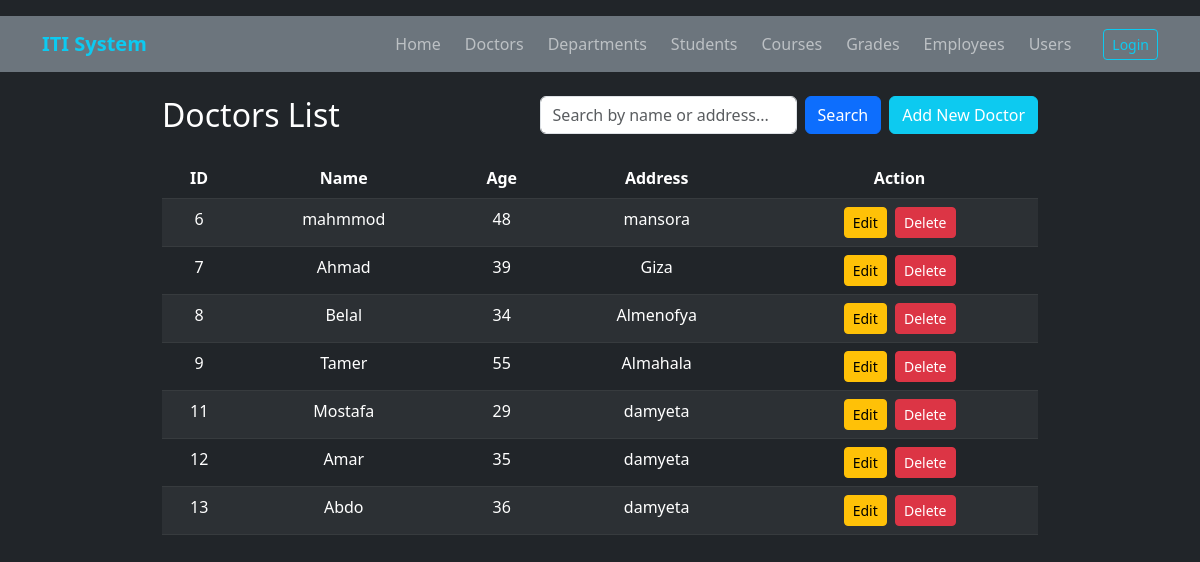
Screenshot of /doctors/list.php with the database file from the repository.
### tables this page shows
CREATE TABLE `doctors` (
  `id` int(11) NOT NULL,
  `name` varchar(255) NOT NULL,
  `email` varchar(255) DEFAULT NULL,
  `phone` varchar(50) DEFAULT NULL,
  `age` int(11) DEFAULT NULL,
  `address` varchar(255) DEFAULT NULL,
  `department_id` int(11) DEFAULT NULL
);

### doctors/list.php (the view, shortened to what this page needs)
<?php
include '../config/db.php';
$search = isset($_GET['search']) ? trim($_GET['search']) : '';
if (!empty($search)) {
    $stmt = $conn->prepare("SELECT * FROM doctors WHERE name LIKE ? OR address LIKE ?");
    $searchTerm = "%" . $search . "%";
    $stmt->bind_param("ss", $searchTerm, $searchTerm);
    $stmt->execute();
    $res = $stmt->get_result();
} else {
    $res = mysqli_query($conn, "SELECT * FROM doctors");
}
$doctors = mysqli_fetch_all($res, MYSQLI_ASSOC);
?>
<!DOCTYPE html>
<html>
<head>
    <link rel="stylesheet" href="https://cdn.jsdelivr.net/npm/bootstrap@5.3.0/dist/css/bootstrap.min.css">
</head>
<body class="bg-dark text-white pt-3">
<?php include '../shared/nav.php'; ?>
<div class="container" style="max-width: 900px;">
    <div class="d-flex justify-content-between align-items-center mb-4">
    <h2 class="m-0">Doctors List</h2>
    <div class="d-flex align-items-center gap-2">
        <form action="list.php" method="GET" class="d-flex gap-2 m-0">
            <input type="text" name="search" class="form-control" placeholder="Search by name or address..." value="<?php echo isset($_GET['search']) ? $_GET['search'] : ''; ?>">
            <button type="submit" class="btn btn-primary">Search</button>
        </form>
        <a href="add.php" class="btn btn-info text-white text-nowrap">Add New Doctor</a>
    </div>
</div>
    <table class="table table-dark table-striped text-center">
        <thead><tr><th>ID</th><th>Name</th><th>Age</th><th>Address</th><th>Action</th></tr></thead>
        <tbody>
            <?php foreach ($doctors as $doc): ?>
            <tr>
                <td><?= $doc['id'] ?></td>
                <td><?= htmlspecialchars($doc['name']) ?></td>
                <td><?= $doc['age'] ?></td>
                <td><?= htmlspecialchars($doc['address']) ?></td>
                <td>
                <a href="edit.php?edit=<?= $doc['id'] ?>" class="btn btn-warning btn-sm me-1">Edit</a>
                <a href="list.php?delete=<?= $doc['id'] ?>" class="btn btn-danger btn-sm" onclick="return confirm('Delete?')">Delete</a>
            </td>
            </tr>
            <?php endforeach; ?>
        </tbody>
    </table>
</div>
</body>
</html>

### shared/nav.php (shortened to what this page needs)
<nav class="navbar navbar-expand-lg navbar-dark bg-secondary mb-4">
    <div class="container">
        <a class="navbar-brand fw-bold text-info" href="/iti_system/home/index.php">ITI System</a>
        <div class="collapse navbar-collapse" id="navbarNav">
            <ul class="navbar-nav ms-auto align-items-center gap-2">
                <li class="nav-item"><a class="nav-link" href="/iti_system/home/index.php">Home</a></li>
                <li class="nav-item"><a class="nav-link" href="/iti_system/doctors/list.php">Doctors</a></li>
                <li class="nav-item"><a class="nav-link" href="/iti_system/departments/list.php">Departments</a></li>
                <li class="nav-item"><a class="nav-link" href="/iti_system/students/list.php">Students</a></li>
                <li class="nav-item"><a class="nav-link" href="/iti_system/courses/list.php">Courses</a></li>
                <li class="nav-item"><a class="nav-link" href="/iti_system/student_courses/list.php">Grades</a></li>
                <li class="nav-item"><a class="nav-link" href="/iti_system/employees/list.php">Employees</a></li>
                <li class="nav-item"><a class="nav-link" href="/iti_system/users/list.php">Users</a></li>
                <?php if (isset($_SESSION['user_id'])): ?>
                    <li class="nav-item ms-lg-3">
                        <a href="/iti_system/logout.php" class="btn btn-outline-danger btn-sm">Logout</a>
                    </li>
                <?php else: ?>
                    <li class="nav-item ms-lg-3">
                        <a href="/iti_system/login.php" class="btn btn-outline-info btn-sm">Login</a>
                    </li>
                <?php endif; ?>
            </ul>
        </div>
    </div>
</nav>

### rows the page displays
doctors: id "6", name "mahmmod", age "48", address "mansora"
doctors: id "7", name "Ahmad", age "39", address "Giza"
doctors: id "8", name "Belal", age "34", address "Almenofya"
doctors: id "9", name "Tamer", age "55", address "Almahala"
doctors: id "11", name "Mostafa", age "29", address "damyeta"
doctors: id "12", name "Amar", age "35", address "damyeta"
doctors: id "13", name "Abdo", age "36", address "damyeta"
